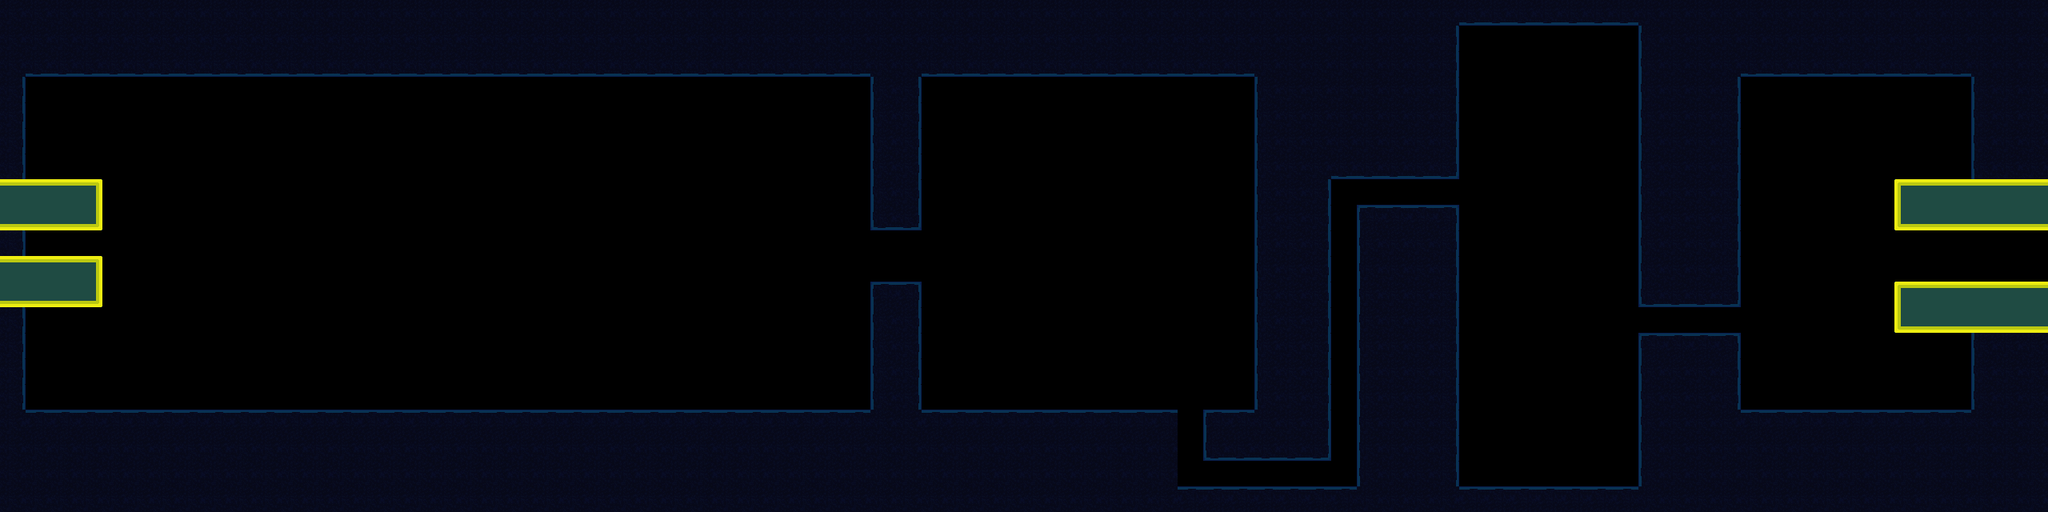

A 2D game scene composited from a Tiled map and its tileset images. What follows is a short description and the map's XML, with each tile layer's data collapsed to a summary:
An orthogonal 80x20 tile map with 32x32 px tiles, 1 tile layer (Ground), 1 hidden layer not drawn, 2 tilesets and 18 objects (5x Jelly, 5x Urchin, 2x Lever, 2x Door, Lizard, ...).

<map version="1.10" tiledversion="1.10.2" orientation="orthogonal" renderorder="right-down" width="80" height="20" tilewidth="32" tileheight="32" infinite="0" nextlayerid="4" nextobjectid="110">
 <editorsettings>
  <export target="../maps/Level7.tmj" format="json" />
 </editorsettings>
 <tileset firstgid="1" name="MarkingTile" tilewidth="32" tileheight="32" tilecount="1" columns="1">
  <image source="../sampleTile.png" width="32" height="32" />
  <tile id="0">
   <properties>
    <property name="collides" type="bool" value="true" />
   </properties>
  </tile>
 </tileset>
 <tileset firstgid="2" name="AquaTile" tilewidth="32" tileheight="32" tilecount="100" columns="10">
  <image source="../StaticImages/tilesheet.png" width="320" height="320" />
  <tile id="0">
   <properties>
    <property name="collides" type="bool" value="false" />
   </properties>
  </tile>
  <tile id="1">
   <properties>
    <property name="collides" type="bool" value="true" />
   </properties>
  </tile>
  <tile id="2">
   <properties>
    <property name="collides" type="bool" value="true" />
   </properties>
  </tile>
  <tile id="3">
   <properties>
    <property name="collides" type="bool" value="true" />
   </properties>
  </tile>
  <tile id="4">
   <properties>
    <property name="collides" type="bool" value="false" />
   </properties>
  </tile>
  <tile id="5">
   <properties>
    <property name="collides" type="bool" value="true" />
   </properties>
  </tile>
  <tile id="6">
   <properties>
    <property name="collides" type="bool" value="true" />
   </properties>
  </tile>
  <tile id="7">
   <properties>
    <property name="collides" type="bool" value="true" />
   </properties>
  </tile>
  <tile id="8">
   <properties>
    <property name="collides" type="bool" value="false" />
   </properties>
  </tile>
  <tile id="9">
   <properties>
    <property name="collides" type="bool" value="false" />
   </properties>
  </tile>
  <tile id="10">
   <properties>
    <property name="collides" type="bool" value="false" />
   </properties>
  </tile>
  <tile id="11">
   <properties>
    <property name="collides" type="bool" value="true" />
   </properties>
  </tile>
  <tile id="12">
   <properties>
    <property name="collides" type="bool" value="true" />
   </properties>
  </tile>
  <tile id="13">
   <properties>
    <property name="collides" type="bool" value="true" />
   </properties>
  </tile>
  <tile id="14">
   <properties>
    <property name="collides" type="bool" value="false" />
   </properties>
  </tile>
  <tile id="15">
   <properties>
    <property name="collides" type="bool" value="true" />
   </properties>
  </tile>
  <tile id="16">
   <properties>
    <property name="collides" type="bool" value="true" />
   </properties>
  </tile>
  <tile id="17">
   <properties>
    <property name="collides" type="bool" value="true" />
   </properties>
  </tile>
  <tile id="18">
   <properties>
    <property name="collides" type="bool" value="false" />
   </properties>
  </tile>
  <tile id="19">
   <properties>
    <property name="collides" type="bool" value="false" />
   </properties>
  </tile>
  <tile id="20">
   <properties>
    <property name="collides" type="bool" value="false" />
   </properties>
  </tile>
  <tile id="21">
   <properties>
    <property name="collides" type="bool" value="true" />
   </properties>
  </tile>
  <tile id="22">
   <properties>
    <property name="collides" type="bool" value="true" />
   </properties>
  </tile>
  <tile id="23">
   <properties>
    <property name="collides" type="bool" value="true" />
   </properties>
  </tile>
  <tile id="24">
   <properties>
    <property name="collides" type="bool" value="false" />
   </properties>
  </tile>
  <tile id="25">
   <properties>
    <property name="collides" type="bool" value="true" />
   </properties>
  </tile>
  <tile id="26">
   <properties>
    <property name="collides" type="bool" value="true" />
   </properties>
  </tile>
  <tile id="27">
   <properties>
    <property name="collides" type="bool" value="true" />
   </properties>
  </tile>
  <tile id="28">
   <properties>
    <property name="collides" type="bool" value="false" />
   </properties>
  </tile>
  <tile id="29">
   <properties>
    <property name="collides" type="bool" value="false" />
   </properties>
  </tile>
  <tile id="30">
   <properties>
    <property name="collides" type="bool" value="false" />
   </properties>
  </tile>
  <tile id="31">
   <properties>
    <property name="collides" type="bool" value="false" />
   </properties>
  </tile>
  <tile id="32">
   <properties>
    <property name="collides" type="bool" value="false" />
   </properties>
  </tile>
  <tile id="33">
   <properties>
    <property name="collides" type="bool" value="false" />
   </properties>
  </tile>
  <tile id="34">
   <properties>
    <property name="collides" type="bool" value="false" />
   </properties>
  </tile>
  <tile id="35">
   <properties>
    <property name="collides" type="bool" value="false" />
   </properties>
  </tile>
  <tile id="36">
   <properties>
    <property name="collides" type="bool" value="false" />
   </properties>
  </tile>
  <tile id="37">
   <properties>
    <property name="collides" type="bool" value="false" />
   </properties>
  </tile>
  <tile id="38">
   <properties>
    <property name="collides" type="bool" value="false" />
   </properties>
  </tile>
  <tile id="39">
   <properties>
    <property name="collides" type="bool" value="false" />
   </properties>
  </tile>
  <tile id="40">
   <properties>
    <property name="collides" type="bool" value="false" />
   </properties>
  </tile>
  <tile id="41">
   <properties>
    <property name="collides" type="bool" value="true" />
   </properties>
  </tile>
  <tile id="42">
   <properties>
    <property name="collides" type="bool" value="true" />
   </properties>
  </tile>
  <tile id="43">
   <properties>
    <property name="collides" type="bool" value="true" />
   </properties>
  </tile>
  <tile id="44">
   <properties>
    <property name="collides" type="bool" value="false" />
   </properties>
  </tile>
  <tile id="45">
   <properties>
    <property name="collides" type="bool" value="false" />
   </properties>
  </tile>
  <tile id="46">
   <properties>
    <property name="collides" type="bool" value="false" />
   </properties>
  </tile>
  <tile id="47">
   <properties>
    <property name="collides" type="bool" value="false" />
   </properties>
  </tile>
  <tile id="48">
   <properties>
    <property name="collides" type="bool" value="false" />
   </properties>
  </tile>
  <tile id="49">
   <properties>
    <property name="collides" type="bool" value="false" />
   </properties>
  </tile>
  <tile id="50">
   <properties>
    <property name="collides" type="bool" value="false" />
   </properties>
  </tile>
  <tile id="51">
   <properties>
    <property name="collides" type="bool" value="true" />
   </properties>
  </tile>
  <tile id="52">
   <properties>
    <property name="collides" type="bool" value="true" />
   </properties>
  </tile>
  <tile id="53">
   <properties>
    <property name="collides" type="bool" value="true" />
   </properties>
  </tile>
  <tile id="54">
   <properties>
    <property name="collides" type="bool" value="false" />
   </properties>
  </tile>
  <tile id="55">
   <properties>
    <property name="collides" type="bool" value="false" />
   </properties>
  </tile>
  <tile id="56">
   <properties>
    <property name="collides" type="bool" value="false" />
   </properties>
  </tile>
  <tile id="57">
   <properties>
    <property name="collides" type="bool" value="false" />
   </properties>
  </tile>
  <tile id="58">
   <properties>
    <property name="collides" type="bool" value="false" />
   </properties>
  </tile>
  <tile id="59">
   <properties>
    <property name="collides" type="bool" value="false" />
   </properties>
  </tile>
  <tile id="60">
   <properties>
    <property name="collides" type="bool" value="false" />
   </properties>
  </tile>
  <tile id="61">
   <properties>
    <property name="collides" type="bool" value="true" />
   </properties>
  </tile>
  <tile id="62">
   <properties>
    <property name="collides" type="bool" value="true" />
   </properties>
  </tile>
  <tile id="63">
   <properties>
    <property name="collides" type="bool" value="true" />
   </properties>
  </tile>
  <tile id="64">
   <properties>
    <property name="collides" type="bool" value="false" />
   </properties>
  </tile>
  <tile id="65">
   <properties>
    <property name="collides" type="bool" value="false" />
   </properties>
  </tile>
  <tile id="66">
   <properties>
    <property name="collides" type="bool" value="false" />
   </properties>
  </tile>
  <tile id="67">
   <properties>
    <property name="collides" type="bool" value="false" />
   </properties>
  </tile>
  <tile id="68">
   <properties>
    <property name="collides" type="bool" value="false" />
   </properties>
  </tile>
  <tile id="69">
   <properties>
    <property name="collides" type="bool" value="false" />
   </properties>
  </tile>
  <tile id="70">
   <properties>
    <property name="collides" type="bool" value="false" />
   </properties>
  </tile>
  <tile id="71">
   <properties>
    <property name="collides" type="bool" value="false" />
   </properties>
  </tile>
  <tile id="72">
   <properties>
    <property name="collides" type="bool" value="false" />
   </properties>
  </tile>
  <tile id="73">
   <properties>
    <property name="collides" type="bool" value="false" />
   </properties>
  </tile>
  <tile id="74">
   <properties>
    <property name="collides" type="bool" value="false" />
   </properties>
  </tile>
  <tile id="75">
   <properties>
    <property name="collides" type="bool" value="false" />
   </properties>
  </tile>
  <tile id="76">
   <properties>
    <property name="collides" type="bool" value="false" />
   </properties>
  </tile>
  <tile id="77">
   <properties>
    <property name="collides" type="bool" value="false" />
   </properties>
  </tile>
  <tile id="78">
   <properties>
    <property name="collides" type="bool" value="false" />
   </properties>
  </tile>
  <tile id="79">
   <properties>
    <property name="collides" type="bool" value="false" />
   </properties>
  </tile>
  <tile id="80">
   <properties>
    <property name="collides" type="bool" value="false" />
   </properties>
  </tile>
  <tile id="81">
   <properties>
    <property name="collides" type="bool" value="false" />
   </properties>
  </tile>
  <tile id="82">
   <properties>
    <property name="collides" type="bool" value="false" />
   </properties>
  </tile>
  <tile id="83">
   <properties>
    <property name="collides" type="bool" value="false" />
   </properties>
  </tile>
  <tile id="84">
   <properties>
    <property name="collides" type="bool" value="false" />
   </properties>
  </tile>
  <tile id="85">
   <properties>
    <property name="collides" type="bool" value="false" />
   </properties>
  </tile>
  <tile id="86">
   <properties>
    <property name="collides" type="bool" value="false" />
   </properties>
  </tile>
  <tile id="87">
   <properties>
    <property name="collides" type="bool" value="false" />
   </properties>
  </tile>
  <tile id="88">
   <properties>
    <property name="collides" type="bool" value="false" />
   </properties>
  </tile>
  <tile id="89">
   <properties>
    <property name="collides" type="bool" value="false" />
   </properties>
  </tile>
  <tile id="90">
   <properties>
    <property name="collides" type="bool" value="false" />
   </properties>
  </tile>
  <tile id="91">
   <properties>
    <property name="collides" type="bool" value="false" />
   </properties>
  </tile>
  <tile id="92">
   <properties>
    <property name="collides" type="bool" value="false" />
   </properties>
  </tile>
  <tile id="93">
   <properties>
    <property name="collides" type="bool" value="false" />
   </properties>
  </tile>
  <tile id="94">
   <properties>
    <property name="collides" type="bool" value="false" />
   </properties>
  </tile>
  <tile id="95">
   <properties>
    <property name="collides" type="bool" value="false" />
   </properties>
  </tile>
  <tile id="96">
   <properties>
    <property name="collides" type="bool" value="false" />
   </properties>
  </tile>
  <tile id="97">
   <properties>
    <property name="collides" type="bool" value="false" />
   </properties>
  </tile>
  <tile id="98">
   <properties>
    <property name="collides" type="bool" value="false" />
   </properties>
  </tile>
  <tile id="99">
   <properties>
    <property name="collides" type="bool" value="false" />
   </properties>
  </tile>
 </tileset>
 <layer id="1" name="Blocking" width="80" height="20" visible="0">
  <data>[1600 cells, 227 non-empty, 1 distinct tile ids]</data>
 </layer>
 <layer id="3" name="Ground" width="80" height="20">
  <data>[1600 cells, 745 non-empty, 15 distinct tile ids]</data>
 </layer>
 <objectgroup id="2" name="ObjectLayer">
  <properties>
   <property name="Level" value="Level2" />
  </properties>
  <object id="41" name="Lizard" x="101.758" y="310.061">
   <point />
  </object>
  <object id="42" name="SceneSwitch" x="2570.79" y="338.182">
   <properties>
    <property name="Level" value="Level8" />
   </properties>
   <point />
  </object>
  <object id="84" name="Light" x="2606" y="352">
   <properties>
    <property name="intensity" type="int" value="5" />
    <property name="radius" type="int" value="1000" />
   </properties>
   <point />
  </object>
  <object id="87" name="Jelly" x="412" y="214">
   <properties>
    <property name="ceiling" type="int" value="200" />
    <property name="floor" type="int" value="420" />
   </properties>
   <point />
  </object>
  <object id="89" name="Jelly" x="732" y="372">
   <properties>
    <property name="ceiling" type="int" value="200" />
    <property name="floor" type="int" value="420" />
   </properties>
   <point />
  </object>
  <object id="90" name="Urchin" x="932" y="492">
   <point />
  </object>
  <object id="92" name="Urchin" x="746.667" y="118.667">
   <point />
  </object>
  <object id="93" name="Urchin" x="589.333" y="117.333">
   <point />
  </object>
  <object id="94" name="Urchin" x="414.667" y="112">
   <point />
  </object>
  <object id="95" name="Urchin" x="920" y="140">
   <point />
  </object>
  <object id="96" name="Jelly" x="1228" y="202.667">
   <properties>
    <property name="ceiling" type="int" value="200" />
    <property name="floor" type="int" value="420" />
   </properties>
   <point />
  </object>
  <object id="100" name="Jelly" x="1329.33" y="362.667">
   <properties>
    <property name="ceiling" type="int" value="200" />
    <property name="floor" type="int" value="420" />
   </properties>
   <point />
  </object>
  <object id="103" name="Lever" x="1494.67" y="108">
   <properties>
    <property name="rotation" type="int" value="180" />
   </properties>
   <point />
  </object>
  <object id="104" name="Door" x="1472" y="512">
   <properties>
    <property name="Lever" type="object" value="103" />
   </properties>
   <point />
  </object>
  <object id="105" name="Lever" x="1832" y="64">
   <properties>
    <property name="rotation" type="int" value="90" />
   </properties>
   <point />
  </object>
  <object id="106" name="Door" x="2048" y="384">
   <properties>
    <property name="Lever" type="object" value="105" />
   </properties>
   <point />
  </object>
  <object id="107" name="Jelly" x="1920" y="192">
   <properties>
    <property name="ceiling" type="int" value="70" />
    <property name="floor" type="int" value="500" />
   </properties>
   <point />
  </object>
  <object id="109" name="CollisionSquare" x="1709.33" y="269.333" width="104" height="333.333" />
 </objectgroup>
</map>
